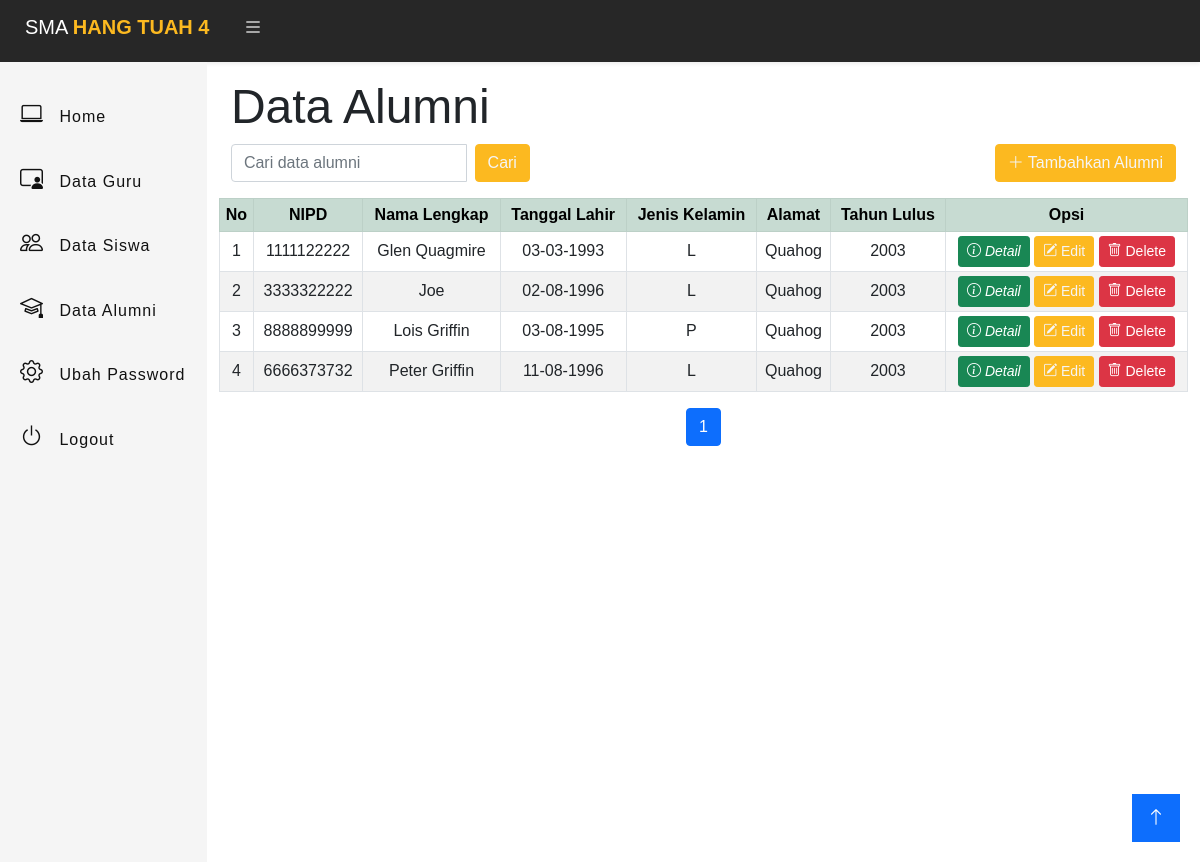
/admin.php?p=data-alumni (signed in), run on the app's committed database.
### tables this page shows
CREATE TABLE `siswa` (
  `id_siswa` int(11) NOT NULL,
  `nipd` varchar(75) NOT NULL,
  `nama_lengkap` varchar(100) NOT NULL,
  `tempat_lahir` varchar(75) NOT NULL,
  `tgl_lahir` date NOT NULL,
  `jenis_kelamin` varchar(1) NOT NULL,
  `alamat` varchar(255) NOT NULL,
  `nama_ayah` varchar(100) NOT NULL,
  `nama_ibu` varchar(100) NOT NULL,
  `notelp` varchar(25) DEFAULT NULL,
  `tahun_lulus` year(4) DEFAULT NULL
);

### database.php (called while the page is built, shortened)
<?php
class database
{
	var $host = "localhost";
	var $uname = "root";
	var $pass = "";
	var $db = "tmp_sekolah";
	var $port = "3307";
	var $conn;
	function __construct()
	{
		$this->conn = mysqli_connect($this->host, $this->uname, $this->pass, $this->db, $this->port);
	}
	function select_data($select)
	{
		$data = mysqli_query($this->conn, $select);
		while ($d = mysqli_fetch_array($data)) {
			$hasil[] = $d;
		}
		if (empty($hasil)) {
			$hasil = isset($_POST['hasil']) ? $_POST['hasil'] : '';
			$hasil = !empty($_POST['hasil']) ? $_POST['hasil'] : '';
		}
		else {
			return $hasil;
		}
	}
}
?>

### alumni/tampil.php (the view, shortened to what this page needs)
<?php
include 'database.php';
$db = new database();
$cek = $db->select_data("SELECT * FROM siswa where tahun_lulus <> '0000'");
if (empty($cek)) {
    $disabled = "disabled";
}
else {
    $disabled = '';
}
?>
<div class="container-fluid ps-4 pt-3 pe-4 align-top">
    <div class="row">
        <h3 class="display-5">Data Alumni</h3>
    </div>
    <div class="row mb-3 justify-space-between">
        <div class="col-4">
            <form action="" method="post">
                <div class="input-group">
                    <input type="text" class="form-control" placeholder="Cari data alumni" name="keyword">
                    <div class="input-group-append ms-2">
                        <button class="btn btn-primary" type="submit" name="cari" <?= $disabled?>>Cari</button>
                    </div>
                </div>
            </form>
        </div>
        <div class="col-4"></div>
        <div class="col-4 text-end">
            <?php include "alumni/modal_addalumni.php"; ?>
        </div>
    </div>
    <div class="row">
        <table class="table table-sm text-center table-striped table-bordered align-middle">
            <tr class="table-success">
                <th>No</th>
                <th>NIPD</th>
                <th>Nama Lengkap</th>
                <th>Tanggal Lahir</th>
                <th>Jenis Kelamin</th>
                <th>Alamat</th>
                <th>Tahun Lulus</th>
                <th>Opsi</th>
            </tr>
            <?php
	$nourut = 1;
    $result = $db->select_data("select * from siswa where tahun_lulus <> '0000'");
    $limit = 10;
    $jumlah_data = count($result);
    $jumlah_halaman = ceil($jumlah_data / $limit);
    $halaman_aktif = (isset($_GET['halaman'])) ? $_GET['halaman'] : 1;
    $awal = ($halaman_aktif - 1) * $limit;
    if (!empty($result)) {
        $result = $db->select_data("select * from siswa where tahun_lulus <> '0000' limit $awal, $limit");
    } else {
        $result = [];
        echo "<tr><td colspan='8' class='text-center'>Data masih kosong</td></tr>";
    }
	foreach($result as $x):
	?>
            <tr>
                <td><?php echo $nourut++; ?></td>
                <td><?php echo $x['nipd']; ?></td>
                <td><?php echo $x['nama_lengkap']; ?></td>
                <td><?php echo date('d-m-Y', strtotime($x['tgl_lahir'])); ?></td>
                <td><?php echo $x['jenis_kelamin']; ?></td>
                <td><?php echo $x['alamat']; ?></td>
                <td><?php echo $x['tahun_lulus']; ?></td>
                <td width="25%" class="content-space-between">
                    <?php include "alumni/modal_detailalumni.php"; ?>
                    <a class="btn btn-sm btn-warning"
                        href="?p=data-alumni-edit&id=<?php echo $x['id_siswa']; ?>&aksi=edit"><i
                            class="bi bi-pencil-square"></i> Edit</a>
                    <a class="btn btn-sm btn-danger"
                        href="alumni/proses.php?id=<?php echo $x['id_siswa']; ?>&aksi=hapus"
                        onclick="return confirm('Yakin ingin menghapus data ini?')"><i class="bi bi-trash"></i>
                        Delete</a>
                </td>
            </tr>
            <?php
            endforeach;
            ?>
        </table>
    </div>
    <div class="row">
        <div class="col-12">
            <nav aria-label="Page navigation">
                <ul class="pagination justify-content-center">
                    <?php for ($i = 1; $i <= $jumlah_halaman; $i++) : ?>
                    <li class="page-item <?php if ($halaman_aktif == $i) { echo "active"; } ?>">
                        <a class="page-link" href="?p=data-alumni&halaman=<?php echo $i; ?>"><?php echo $i; ?></a>
                    </li>
                    <?php endfor; ?>
                </ul>
            </nav>
        </div>
    </div>
    <button class="scrollToTopBtn bg-primary"><i class="bi bi-arrow-up"></i></button>
    <footer></footer>
</div>

### alumni/modal_detailalumni.php (shortened to what this page needs)
<button type="button" class="btn btn-sm btn-success" data-bs-toggle="modal" data-bs-target="#detail"
    data-idalumni="<?=$x['id_siswa']?>"><i class="bi bi-info-circle" aria-hidden="true">
        Detail</i>
</button>

### css/admin.css (style rules this page uses)
* { padding: 0; margin: 0; box-sizing: border-box; font-family: "Poppins", sans-serif; }
a { text-decoration: none; }
.btn-primary { background-color: #fcb920; border-color: #fcb920; color: whitesmoke; }
.btn-warning { background-color: #fcb920; border-color: #fcb920; color: whitesmoke; }

### css/tampil.css (style rules this page uses)
.scrollToTopBtn { background-color: black; border: none; color: white; cursor: pointer; font-size: 18px; line-height: 48px; width: 48px; position: fixed; bottom: 20px; right: 20px; z-index: 100; opacity: 0; transform: translateY(100px); transition: all 0.5s ease; }
.showBtn { opacity: 1; transform: translateY(0); }
footer { display: flex; justify-content: flex-end; padding: 20px; }

### data on the page
siswa: nipd "1111122222", nama_lengkap "Glen Quagmire", tgl_lahir "03-03-1993", jenis_kelamin "L", alamat "Quahog", tahun_lulus "2003"
siswa: nipd "3333322222", nama_lengkap "Joe", tgl_lahir "02-08-1996", jenis_kelamin "L", alamat "Quahog", tahun_lulus "2003"
siswa: nipd "8888899999", nama_lengkap "Lois Griffin", tgl_lahir "03-08-1995", jenis_kelamin "P", alamat "Quahog", tahun_lulus "2003"
siswa: nipd "6666373732", nama_lengkap "Peter Griffin", tgl_lahir "11-08-1996", jenis_kelamin "L", alamat "Quahog", tahun_lulus "2003"
